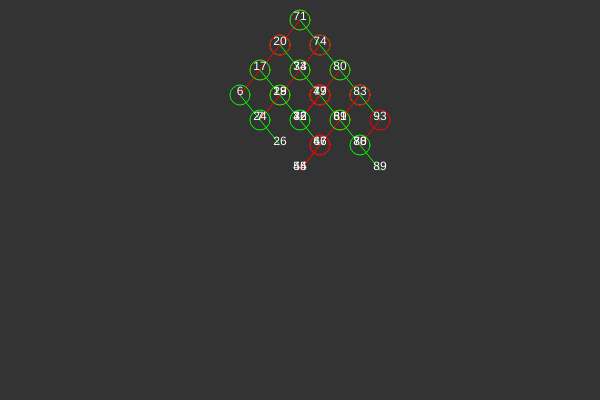
Frame 1 (no input)
Frame 60 (no input): identical to frame 1, image omitted
Frame 120 (the mouse pressed at the canvas centre since frame 60): identical to frame 1, image omitted

The p5.js sketch that drew this single still picture (run headless with seeded random() and noise() and a simulated clock; from frame 60 on, the mouse is pressed at the canvas centre):

// p5.js sketch
// ── sketch.js
// el arbol tiene nodos , cada nodo puede tener una rama
//izquierda con un valor menor, una derecha con un valor mayor , y 
// su propio valor de nodo
// en el arbol , pueden agregarse noidos con valores ( add)
// listar sus nodos ordenados de menor a mayor ( traverse)
// busca si un valor determinado existe o no en el arbol.(search)

let tree;
let val;

function setup() {
	createCanvas(600, 400);
	background(51);

	tree = new Tree();
	for (let i = 0; i < 32; i++) {
		tree.addValue(floor(random(100)));
	}
	console.log(tree);
	tree.traverse(); // lista los valores de todos los nodos ordenados

	tree.search(55); //  busca si esta este valor
	
}



function draw() {

}
// ── node.js
//node.js
function Node(val, x, y) {
  this.left = null;
  this.right = null;
  this.value = val;
  this.x = x; // posicion para dibujar el nodo
  this.y = y;

}
Node.prototype.visit = function () {
  if (this.left != null) {
    this.left.visit();
  }
  console.log(this.value);
  fill(255);
  noStroke();
  textAlign(CENTER);
  text(this.value, this.x, this.y);

  if (this.right != null) {
    this.right.visit();
  }
}

Node.prototype.search = function (val) {
  let ll, rr = "";
  if (this.value == val) { // sie encontre el valor lo imprimo
    if (this.left) { // veo si tiene rama izquierda
      ll = this.left.value;
    } else {
      ll = ""
    };
    if (this.right) { // veo si tiene rama derecha
      rr = this.right.value;
    } else {
      rr = ""
    };
    console.log("FOUND " + val + " left " + ll + " right " + rr);
    return this
  } else {
    if (val < this.value) {
      if (this.left != null) { // si es menor busco por la izquierda
        return this.left.search(val);
      }
    } else { // si es mayor busco por la derecha
      if (this.right != null) {
        return this.right.search(val);
      }
    }

  }

}
Node.prototype.addNode = function (n) {
  if (n.value < this.value) {
    if (this.left == null) {
      this.left = n;
       this.left.x = this.x - 20; // esta ubicacion no es correcta , causa superposicion
      this.left.y = this.y + 25;
      stroke(255, 0, 0);
      noFill();
      line(this.x, this.y, this.left.x, this.left.y);
      ellipse(this.x, this.y, 20);
    } else {
      this.left.addNode(n); // es recursivo, pues ese nodo puede estar ocupado , y tengo que seguir comparando
    }
  } else {
    if (n.value > this.value) { // pues si es = no debe hacer nada
      if (this.right == null) {
        this.right = n;
         this.right.x = this.x +20;// esta ubicacion no es correcta , causa superposicion
        this.right.y = this.y + 25;
        stroke(0, 255, 0);
        noFill();
        line(this.x, this.y, this.right.x, this.right.y);
        ellipse(this.x, this.y, 20);
      } else {
        this.right.addNode(n);
      }
    }
  }
}
// ── tree.js
//tree.js

function Tree() {
  this.root = null;
}
//recorre el arbol , y cuando encuentra un null en la rama izquierda
// muestra su valor pues ese sera el menor, y sigue con la parte derecha , haciendo lo mismo( recorriendo las ramas izquierdas asociadas a ese nodo )
Tree.prototype.traverse = function (val) {
  this.root.visit();
}

Tree.prototype.search = function(val){
 let found=this.root.search(val);
  return found;
}

Tree.prototype.addValue = function (val) {
  let n = new Node(val)
  if (this.root == null) {
    this.root = n;
    this.root.x=width/2;
    this.root.y=20;
  } else {
    this.root.addNode(n);
  }

}
